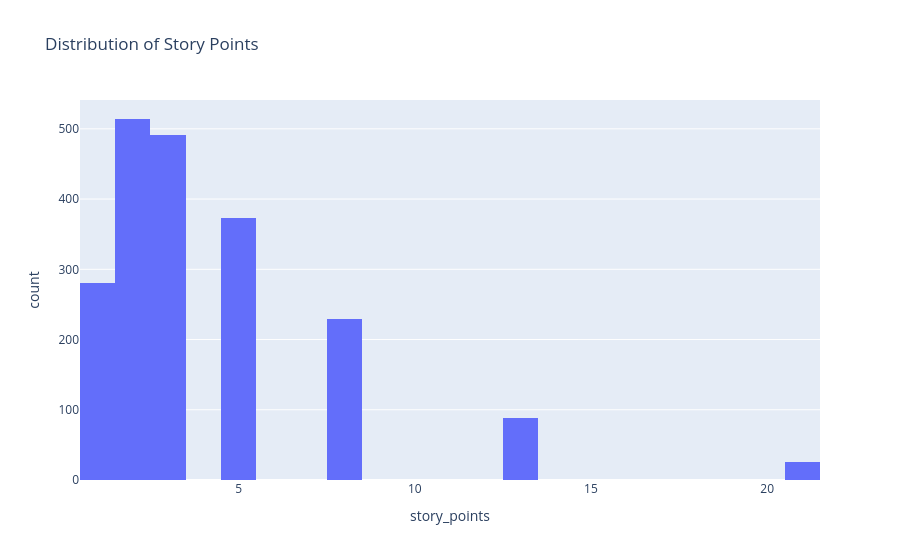

The notebook cell saved with this chart:
### Code cell
# distribution of rows for each number of story points
fig_resolution = px.histogram(df, x='story_points', title='Distribution of Story Points')
fig_resolution.show()

### Figure 1 — Plotly figure (JSON) as saved in the notebook; plotly's stock layout.template omitted (floating-point values rounded to 4 significant figures; data arrays with more than 128 entries replaced by an {"elided": "..."} marker saying what was removed)
{"data": [{"bingroup": "x", "hovertemplate": "story_points=%{x}<br>count=%{y}<extra></extra>", "legendgroup": "", "marker": {"color": "#636efa", "pattern": {"shape": ""}}, "name": "", "orientation": "v", "showlegend": false, "type": "histogram", "x": {"elided": "2000 int values"}, "xaxis": "x", "yaxis": "y"}], "layout": {"barmode": "relative", "legend": {"tracegroupgap": 0}, "title": {"text": "Distribution of Story Points"}, "xaxis": {"anchor": "y", "domain": [0, 1], "title": {"text": "story_points"}}, "yaxis": {"anchor": "x", "domain": [0, 1], "title": {"text": "count"}}}}
